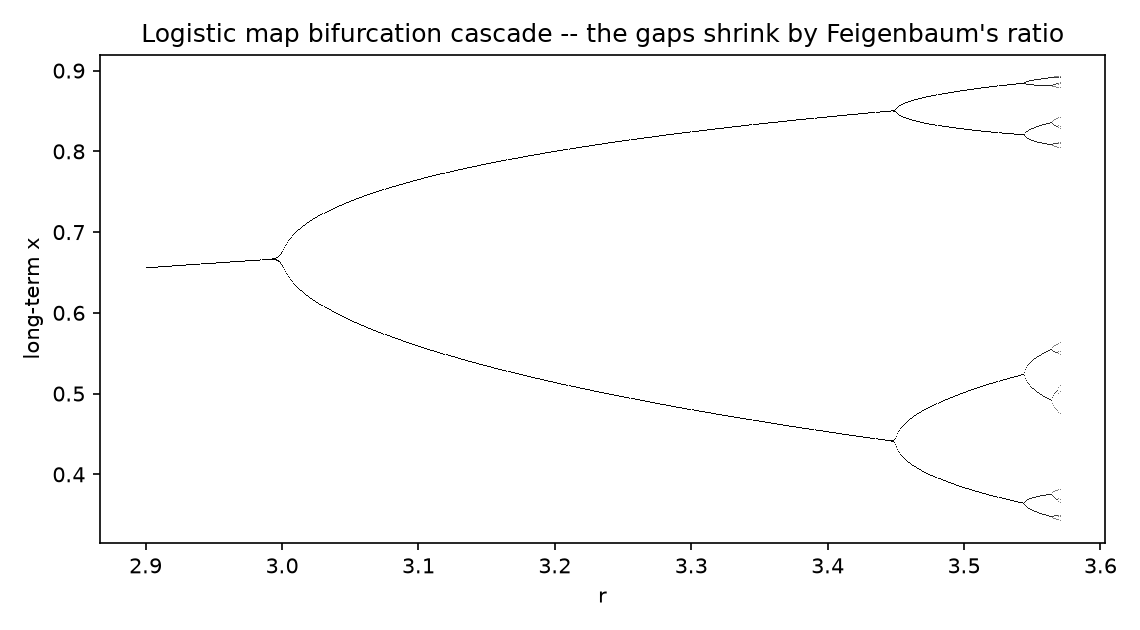

Source code (Python):
# FEIGENBAUM'S CONSTANT (Beyond the Index #6; Chaos Theory,
# NUM). The logistic map x -> r x (1 - x) is one line of code,
# but as r grows its long-term behaviour doubles its period
# again and again -- 1, 2, 4, 8, 16... -- and the doublings
# crowd together geometrically. The ratio of successive gaps
# tends to delta = 4.669201609..., the SAME constant for every
# unimodal map (and measured in real fluids and circuits).
#
# Method note (two earlier attempts kept honestly): locating
# the bifurcation points r_n by period classification failed
# twice -- near a doubling, the new cycle attracts so weakly
# that finite transients misclassify the period at the 1e-4
# level, and the tiny late gaps amplify that into bad ratios
# (runs gave 4.599-4.691 for the third ratio). The robust
# route is the SUPERSTABLE points s_n, where the critical
# point x = 1/2 itself has period 2^n: s_n solves
# f^(2^n)(1/2) = 1/2, a finite polynomial equation in r with
# NO transients and NO classification -- bisection is exact.
# The s_n gaps shrink with the same universal ratio delta.
# Gates:
#   G1 s_0 = 2 and s_1 = 1 + sqrt(5) = 3.236068 (exact values)
#   G2 last ratio within 1% of 4.669201609
#   G3 net convergence: |last ratio - delta| < |first - delta|

import json
import numpy as np
import matplotlib
matplotlib.use("Agg")
import matplotlib.pyplot as plt

DELTA = 4.669201609


def F(r, n):
    """f^(2^n)(1/2) - 1/2, exact finite iteration."""
    x = 0.5
    for _ in range(2 ** n):
        x = r * x * (1 - x)
    return x - 0.5


def superstable(n, lo, hi):
    flo = F(lo, n)
    for _ in range(200):
        mid = 0.5 * (lo + hi)
        if (F(mid, n) > 0) == (flo > 0):
            lo = mid
        else:
            hi = mid
    return 0.5 * (lo + hi)


# brackets need care: f^(2^n)(1/2) = 1/2 is ALSO satisfied at
# every lower superstable point s_k (k < n), since a period
# dividing 2^n qualifies. The first version's fixed brackets
# made n=4 re-find s_3 and n=5 re-find s_4. Sequential brackets
# (s_{n-1}, r_inf) exclude all lower roots.
s = [superstable(0, 1.5, 2.5), superstable(1, 3.0, 3.4)]
for n in range(2, 6):
    lo = s[-1] + 1e-9
    assert F(lo, n) * F(3.5699, n) < 0, f"no bracket for n={n}"
    s.append(superstable(n, lo, 3.5699))
print("superstable points:", [f"{v:.6f}" for v in s])
deltas = [(s[i] - s[i - 1]) / (s[i + 1] - s[i])
          for i in range(1, 5)]
print("ratios:", [f"{d:.4f}" for d in deltas],
      f"-> Feigenbaum {DELTA}")
g1 = abs(s[0] - 2.0) < 1e-9 and abs(s[1] - (1 + np.sqrt(5))) < 1e-4
g2 = abs(deltas[-1] - DELTA) / DELTA < 0.01
g3 = abs(deltas[-1] - DELTA) < abs(deltas[0] - DELTA)
print(f"GATES: G1 exact anchors {g1} | G2 delta {g2} | "
      f"G3 net convergence {g3}")

fig, ax = plt.subplots(figsize=(7.6, 4.2))
rr = np.linspace(2.9, 3.57, 900)
for r in rr:
    x = 0.5
    for _ in range(600):
        x = r * x * (1 - x)
    xs = []
    for _ in range(24):
        x = r * x * (1 - x)
        xs.append(x)
    ax.plot([r] * len(xs), xs, ",", color="black", alpha=0.5)
ax.set_xlabel("r")
ax.set_ylabel("long-term x")
ax.set_title("Logistic map bifurcation cascade -- the gaps "
             "shrink by Feigenbaum's ratio")
fig.tight_layout()
fig.savefig("feigenbaum.png", dpi=150)

out = {"superstable_points": s, "ratios": deltas,
       "delta_exact": DELTA,
       "gates": {"G1_anchors": bool(g1), "G2_delta": bool(g2),
                 "G3_convergence": bool(g3)}}
with open("feigenbaum_results.json", "w") as f:
    json.dump(out, f, indent=2)
print("ALL GATES PASS" if all(out["gates"].values())
      else "SOME GATE FAILED")
print("Saved feigenbaum_results.json + PNG")
